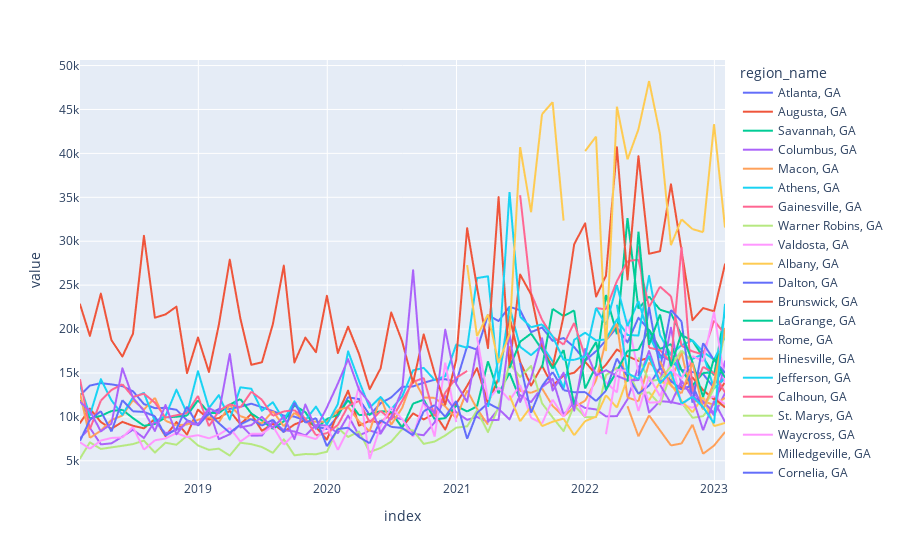

Source (notebook cell):
### Code cell
px.line(ga_city_cuts.set_index('region_name').T)
